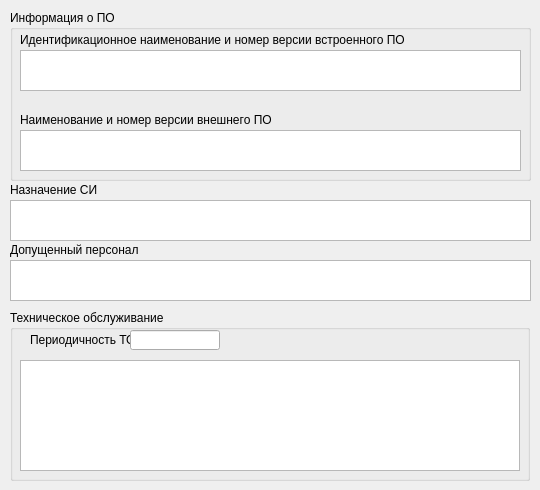
   <widget class="QWidget" name="tab_5">
    <attribute name="title">
     <string>Доп. инф-я</string>
    </attribute>
    <widget class="QGroupBox" name="groupBox_5">
     <property name="geometry">
      <rect>
       <x>10</x>
       <y>10</y>
       <width>521</width>
       <height>171</height>
      </rect>
     </property>
     <property name="title">
      <string>Информация о ПО</string>
     </property>
     <widget class="QLabel" name="label_32">
      <property name="geometry">
       <rect>
        <x>10</x>
        <y>20</y>
        <width>501</width>
        <height>20</height>
       </rect>
      </property>
      <property name="text">
       <string>Идентификационное наименование и номер версии встроенного ПО</string>
      </property>
     </widget>
     <widget class="QLabel" name="label_34">
      <property name="geometry">
       <rect>
        <x>10</x>
        <y>100</y>
        <width>501</width>
        <height>20</height>
       </rect>
      </property>
      <property name="text">
       <string>Наименование и номер версии внешнего ПО</string>
      </property>
     </widget>
     <widget class="QTextEdit" name="textEdit_software_inner">
      <property name="geometry">
       <rect>
        <x>10</x>
        <y>40</y>
        <width>501</width>
        <height>41</height>
       </rect>
      </property>
      <property name="acceptRichText">
       <bool>false</bool>
      </property>
     </widget>
     <widget class="QTextEdit" name="textEdit_software_outer">
      <property name="geometry">
       <rect>
        <x>10</x>
        <y>120</y>
        <width>501</width>
        <height>41</height>
       </rect>
      </property>
      <property name="acceptRichText">
       <bool>false</bool>
      </property>
     </widget>
    </widget>
    <widget class="QTextEdit" name="textEdit_2">
     <property name="geometry">
      <rect>
       <x>10</x>
       <y>200</y>
       <width>521</width>
       <height>41</height>
      </rect>
     </property>
     <property name="acceptRichText">
      <bool>false</bool>
     </property>
    </widget>
    <widget class="QLabel" name="label_35">
     <property name="geometry">
      <rect>
       <x>10</x>
       <y>180</y>
       <width>191</width>
       <height>20</height>
      </rect>
     </property>
     <property name="text">
      <string>Назначение СИ</string>
     </property>
    </widget>
    <widget class="QTextEdit" name="textEdit_3">
     <property name="geometry">
      <rect>
       <x>10</x>
       <y>260</y>
       <width>521</width>
       <height>41</height>
      </rect>
     </property>
     <property name="acceptRichText">
      <bool>false</bool>
     </property>
    </widget>
    <widget class="QLabel" name="label_37">
     <property name="geometry">
      <rect>
       <x>10</x>
       <y>240</y>
       <width>191</width>
       <height>20</height>
      </rect>
     </property>
     <property name="text">
      <string>Допущенный персонал</string>
     </property>
    </widget>
    <widget class="QGroupBox" name="groupBox_8">
     <property name="geometry">
      <rect>
       <x>10</x>
       <y>310</y>
       <width>520</width>
       <height>171</height>
      </rect>
     </property>
     <property name="title">
      <string>Техническое обслуживание</string>
     </property>
     <widget class="QLineEdit" name="lineEdit_TO_period">
      <property name="geometry">
       <rect>
        <x>120</x>
        <y>20</y>
        <width>90</width>
        <height>20</height>
       </rect>
      </property>
     </widget>
     <widget class="QLabel" name="label_12">
      <property name="geometry">
       <rect>
        <x>20</x>
        <y>20</y>
        <width>100</width>
        <height>20</height>
       </rect>
      </property>
      <property name="text">
       <string>Периодичность ТО</string>
      </property>
     </widget>
     <widget class="QLabel" name="label_14">
      <property name="geometry">
       <rect>
        <x>30</x>
        <y>60</y>
        <width>90</width>
        <height>20</height>
       </rect>
      </property>
      <property name="text">
       <string/>
      </property>
     </widget>
     <widget class="QTableView" name="tableView">
      <property name="geometry">
       <rect>
        <x>10</x>
        <y>50</y>
        <width>500</width>
        <height>111</height>
       </rect>
      </property>
     </widget>
    </widget>
   </widget>
